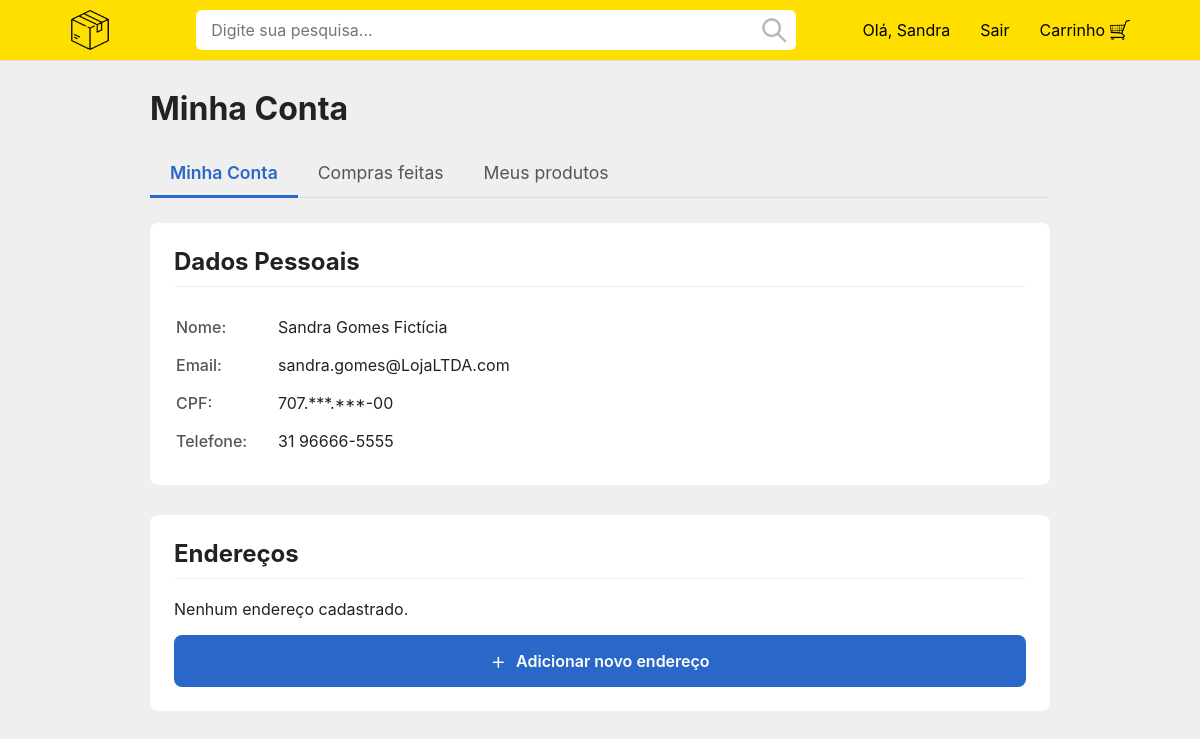
/tela_minha_conta.php (signed in), run on an earlier commit of the app's database.
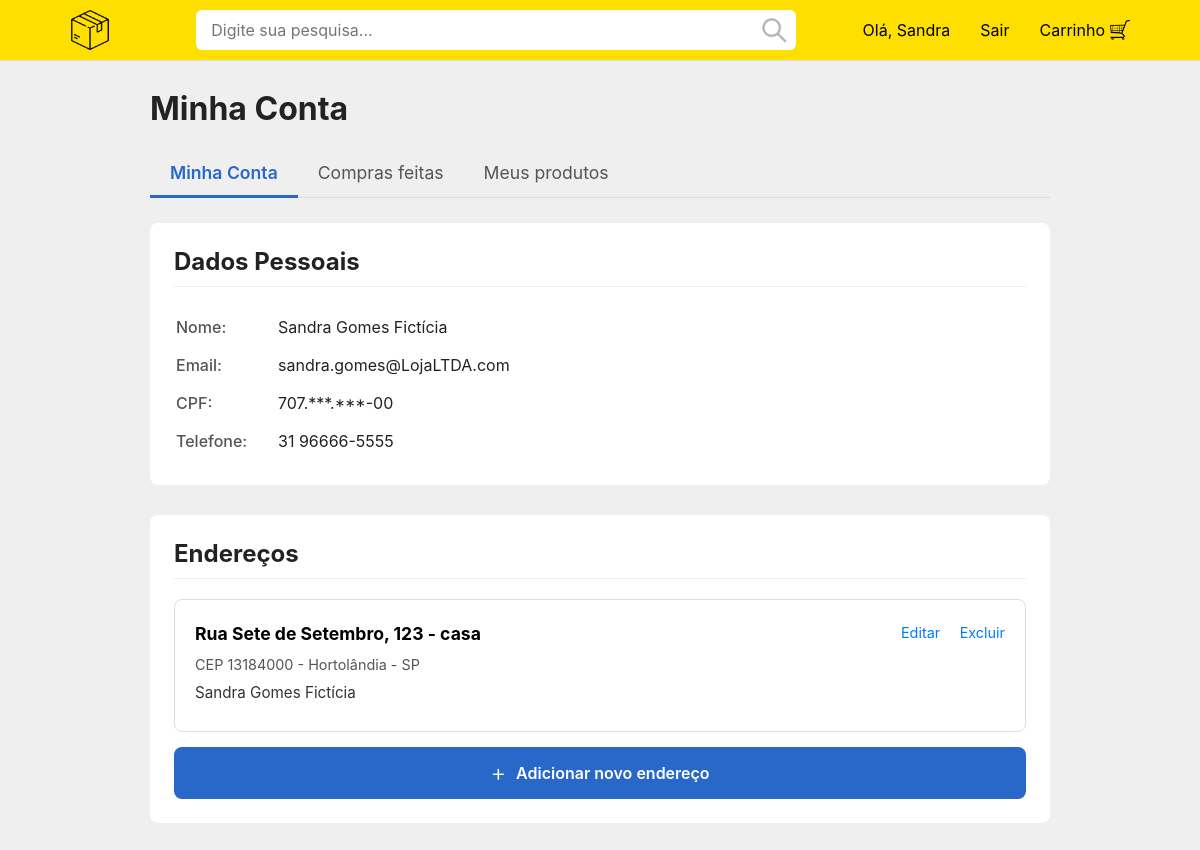
And on a later commit of the database.
### tables this page shows
CREATE TABLE `enderecos` (
  `id` int NOT NULL,
  `usuario_id` int NOT NULL,
  `cep` varchar(10) NOT NULL,
  `rua` varchar(255) NOT NULL,
  `numero` varchar(50) NOT NULL,
  `complemento` varchar(100) DEFAULT NULL,
  `bairro` varchar(100) NOT NULL,
  `cidade` varchar(100) NOT NULL,
  `estado` varchar(2) NOT NULL,
  `pais` varchar(50) NOT NULL DEFAULT 'Brasil'
);

CREATE TABLE `usuarios` (
  `id` int NOT NULL,
  `nome` varchar(255) NOT NULL,
  `email` varchar(255) NOT NULL,
  `cpf` varchar(14) NOT NULL,
  `senha` varchar(255) NOT NULL,
  `telefone` varchar(20) DEFAULT NULL,
  `data_cadastro` datetime NOT NULL DEFAULT CURRENT_TIMESTAMP,
  `tipo` varchar(20) NOT NULL DEFAULT 'cliente'
);

### src/tela_minha_conta.php (the view, shortened to what the changed rows need)
<?php
require '../Banco de dados/conexao.php';
$usuario_id = $_SESSION['usuario_id'];
try {
    $stmt_user = $pdo->prepare("SELECT nome, email, cpf, telefone FROM usuarios WHERE id = ?");
    $stmt_user->execute([$usuario_id]);
    $usuario = $stmt_user->fetch(PDO::FETCH_ASSOC);
} catch (PDOException $e) {
    die("Erro ao buscar dados do usuário: " . $e->getMessage());
}
try {
    $stmt_enderecos = $pdo->prepare("SELECT * FROM enderecos WHERE usuario_id = ? ORDER BY id DESC");
    $stmt_enderecos->execute([$usuario_id]);
    $enderecos = $stmt_enderecos->fetchAll(PDO::FETCH_ASSOC);
} catch (PDOException $e) {
    $enderecos = [];
    error_log("Erro ao buscar endereços: " . $e->getMessage());
}
?>
<!doctype html>
<html lang="pt-BR">
<head>
    <link rel="stylesheet" href="../assets/estilos/style.css">
</head>
<body>
    <main class="container">
        <h1>Minha Conta</h1>
        <div id="painel-conta" class="tab-painel active">
            <section class="conta-secao">
                <h2>Dados Pessoais</h2>
            </section>
            <section class="conta-secao">
                <h2>Endereços</h2>
                <?php if (empty($enderecos)): ?>
                    <p>Nenhum endereço cadastrado.</p>
                <?php endif; ?>
                <?php foreach ($enderecos as $endereco): ?>
                    <div class="endereco-card">
                        <div class="endereco-card-opcoes">
                            <a href="tela_editar_endereco.php?id=<?php echo $endereco['id']; ?>">Editar</a>
                            <a href="../Banco de dados/processa_excluir_endereco.php?id=<?php echo $endereco['id']; ?>"
                                onclick="return confirm('Tem certeza que deseja excluir este endereço?');">Excluir</a>
                        </div>
                        <p class="rua-principal">
                            <?php
                            echo htmlspecialchars($endereco['rua']) . ', ' . htmlspecialchars($endereco['numero']);
                            if (!empty($endereco['complemento'])) {
                                echo ' - ' . htmlspecialchars($endereco['complemento']);
                            }
                            ?>
                        </p>
                        <p class="cep-cidade">
                            CEP <?php echo htmlspecialchars($endereco['cep']); ?> -
                            <?php echo htmlspecialchars($endereco['cidade']); ?> -
                            <?php echo htmlspecialchars($endereco['estado']); ?>
                        </p>
                        <p><?php echo htmlspecialchars($usuario['nome']); ?></p>
                    </div>
                <?php endforeach; ?>
                <a href="tela_novo_endereco.php" class="btn-adicionar-endereco">
                    <span>+</span> Adicionar novo endereço
                </a>
            </section>
        </div>
    </main>
</body>
</html>

What changed in the data, as far as the page shows it:
added enderecos: rua "Rua Sete de Setembro", numero "123", complemento "casa", cep "13184000", cidade "Hortolândia", estado "SP", usuario.nome "Sandra Gomes Fictícia"
Also different on the page:
text no longer shown: "Nenhum endereço cadastrado."
